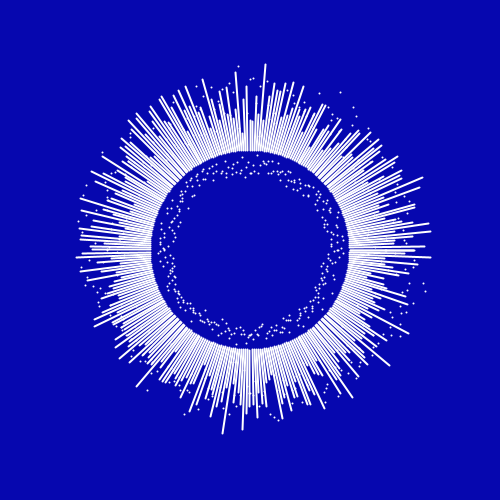
Frame 1 (no input)
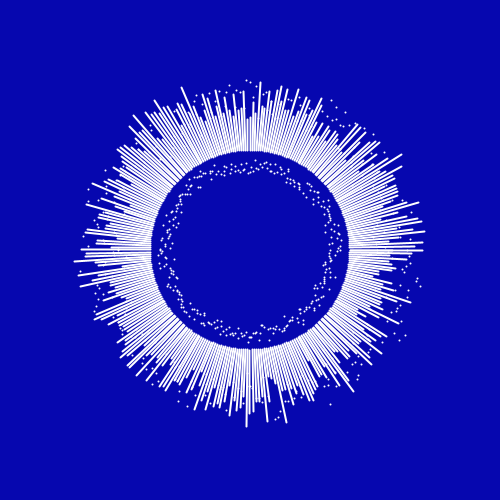
Frame 60 (the mouse pressed at the canvas centre just before this capture)
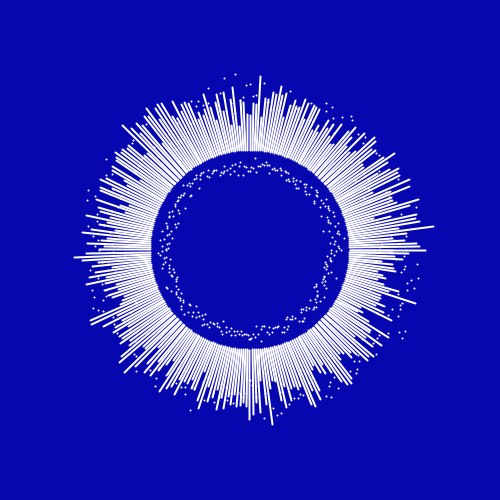
Frame 120 (the mouse held since frame 60 and released just before this capture)

The Processing sketch that drew these frames (run headless with seeded random() and noise(); from frame 60 on, the mouse is pressed at the canvas centre):

// Processing sketch: sketch_05122017
// ── sketch_05122017.pde
float total = 300;
float t = 0;
float t2 = 0;
float count = 0;
float count2 = 0;

void setup(){
  size(500,500);
  smooth();
  stroke(255);
  strokeWeight(2);
}

void draw(){
  background(6,7,175);
  translate(width/2, height/2);
  sun();
  circle();
}

void sun(){
  count+=0.01;
  for(int i = 0; i <= total; i++){
    t = i + count;
    float angle = map(i, 0, total, 0, TWO_PI);
    float n = noise(t);
    float scalar = map(n, 0,1, 10, 100);
    float x1 = 100 * cos(angle);
    float y1 = 100 * sin(angle);
    float x2 = (100 + scalar) * cos(angle);
    float y2 = (100 + scalar) * sin(angle);
    float x3 = (200 - scalar) * cos(angle);
    float y3 = (200 - scalar) * sin(angle);
    line(x1,y1,x2,y2);
    point(x3,y3);
    
  }
}

void circle(){
  count+=0.001;
  for(int i = 0; i <= total; i++){
    t = i + count;
    float n = noise(t);
    float scalar = map(n, 0,1, 10, 40);
    float angle = map(i, 0, total, 0, TWO_PI);
    float x1 = (60+scalar) * cos(angle);
    float y1 = (60+scalar) * sin(angle);
    point(x1, y1);
  }
}
  
